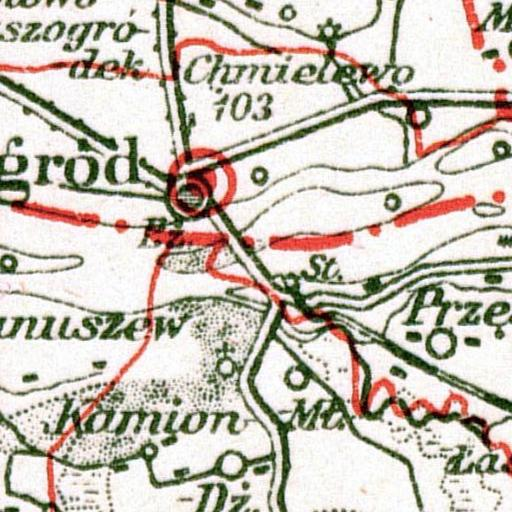
#> input picture input/MARP_17_PLOCK_1937_145.JPG, 512 x 512 px; its folder holds only this picture in this run
$ python main_colordetection.py
#> lines starting #> are read from the running program, lines starting #| are printed output that depends on the picture; after the words box and inside, x2 and y2 are one past the last pixel; in counts of white or black regions, pixels touching at a corner belong together
#> in main, image is the input picture: shape (512, 512, 3); mean B, G, R 182.3, 193.3, 200.4
### colordetector.py
# -*- coding: utf-8 -*-
"""
Color detection
"""
import cv2
import numpy as np


class ColorDetector:
    lower_red_mask_1 = np.array([0, 50, 70])
    upper_red_mask_1 = np.array([10, 255, 255])
    lower_red_mask_2 = np.array([155,25,0])
    upper_red_mask_2 = np.array([180,255,255])

    def detect_mask(self, image):
        image_hsv = cv2.cvtColor(image, cv2.COLOR_BGR2HSV)
#> image_hsv: shape (512, 512, 3); mean H, S, V 45.1, 40.6, 203.6
        mask_1 = cv2.inRange(image_hsv, self.lower_red_mask_1, self.upper_red_mask_1)
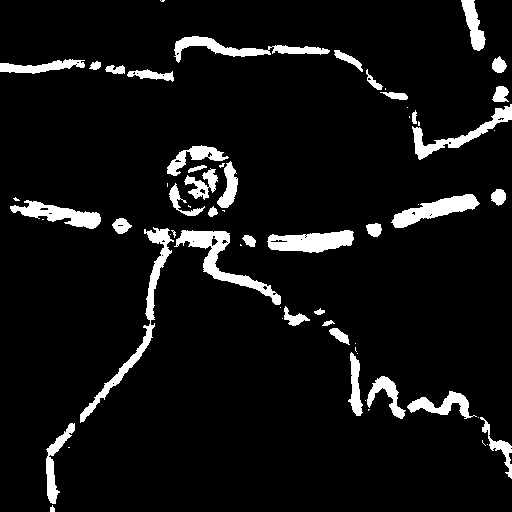
#> mask_1: shape (512, 512); 7.2% white; 65 white regions (27 under 20 px), largest, box (x1, y1, x2, y2) and area: (80, 227, 174, 423) 1739, (174, 230, 281, 305) 1702, (267, 230, 354, 253) 1363
        mask_2 = cv2.inRange(image_hsv, self.lower_red_mask_2, self.upper_red_mask_2)
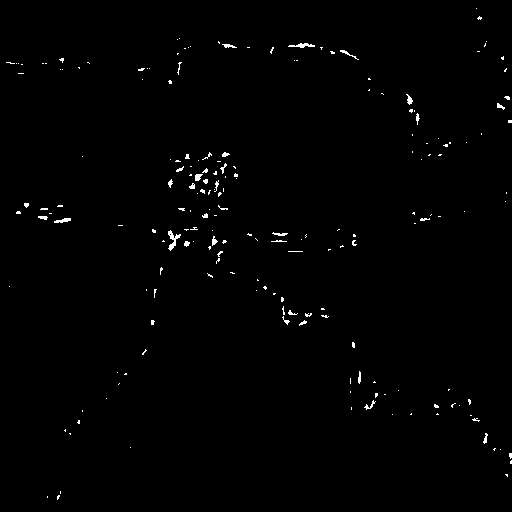
#> mask_2: shape (512, 512); 0.76% white in thin lines or dots
        return mask_1 + mask_2
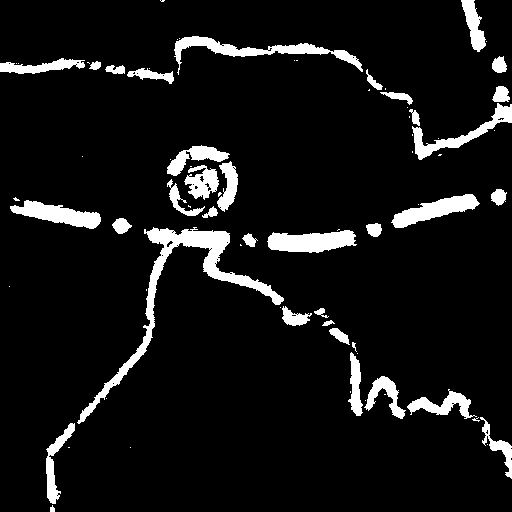
#> returned value: shape (512, 512); 7.9% white; 76 white regions (40 under 20 px), largest, box (x1, y1, x2, y2) and area: (77, 227, 284, 424) 3828, (174, 36, 363, 75) 1687, (267, 230, 357, 253) 1475

    # [4 lines left out: function detect_result, not called in this run]


### main_colordetection.py
# -*- coding: utf-8 -*-
"""
Mask creation
"""
import colordetector
import cv2
import os

def check_if_path_exist(path):
    if not os.path.isdir(path):
        os.mkdir(path)

def list_image_paths(path):
    return sorted(
        [
            os.path.join(path, fname).replace('\\', '/')
            for fname in os.listdir(path)
            if fname.endswith(".JPG")
        ]
    )

def list_image_names(path):
    return sorted(
        [
            fname
            for fname in os.listdir(path)
            if fname.endswith(".JPG")
        ]
    )

def main():
    path_input = "./input"
    path_mask = "./mask"
    path_canny = "./canny"
    color_detector = colordetector.ColorDetector()

    check_if_path_exist(path_mask)
    check_if_path_exist(path_canny)
    check_if_path_exist(path_input)

    image_paths = list_image_paths(path_input)
    image_names = list_image_names(path_input)

    for index, image_path in enumerate(image_paths):
        image = cv2.imread(image_path)

        mask = color_detector.detect_mask(image)
        cv2.imwrite(os.path.join(path_mask, image_names[index]).replace('\\', '/'), mask)

        canny = cv2.Canny(mask,100,150)
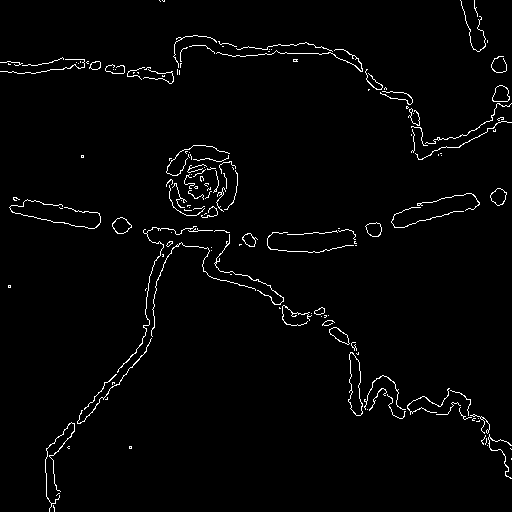
#> canny: shape (512, 512); 2.1% white in thin lines or dots
        cv2.imwrite(os.path.join(path_canny, image_names[index]).replace('\\', '/'), canny)

        print('Zapisano {} na {} masek'.format(index+1, len(image_paths)))

if __name__ == "__main__":
    main()

$ run again, on input/MARP_17_PLOCK_1937_189.JPG
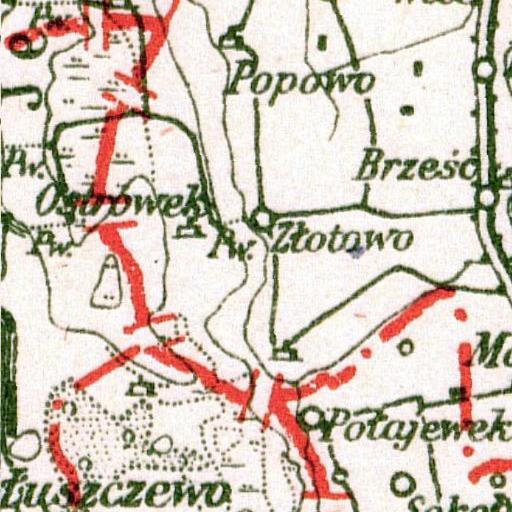
#> input picture input/MARP_17_PLOCK_1937_189.JPG, 512 x 512 px
#> in main, image is the input picture: shape (512, 512, 3); mean B, G, R 185.7, 197.9, 209.8
#> image_hsv: shape (512, 512, 3); mean H, S, V 34.6, 41.9, 211.9
#> in detect_mask, `mask_1 = cv2.inRange(image_hsv, self.lower_red_mask_1, self.upper_red_..`:
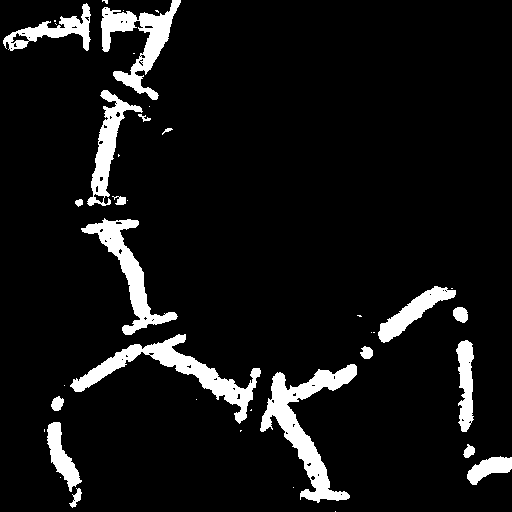
#> mask_1: shape (512, 512); 8.1% white; 40 white regions (21 under 20 px), largest, box (x1, y1, x2, y2) and area: (260, 364, 357, 503) 3942, (70, 334, 261, 424) 3511, (101, 0, 181, 100) 2729
#> mask_2: shape (512, 512); 0.53% white in thin lines or dots
#> in main, `canny = cv2.Canny(mask,100,150)`:
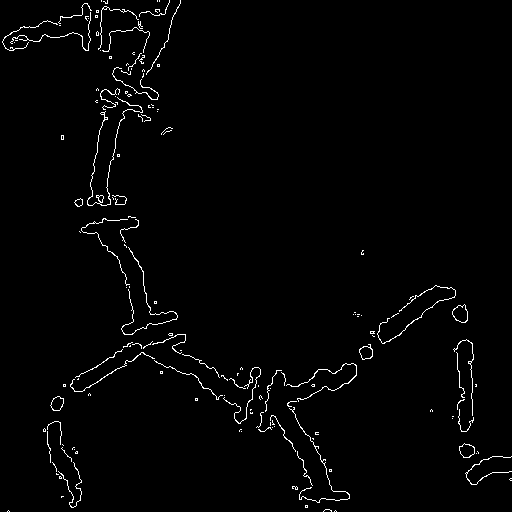
#> canny: shape (512, 512); 1.7% white in thin lines or dots

$ run again, on input/MARP_17_PLOCK_1937_211.JPG
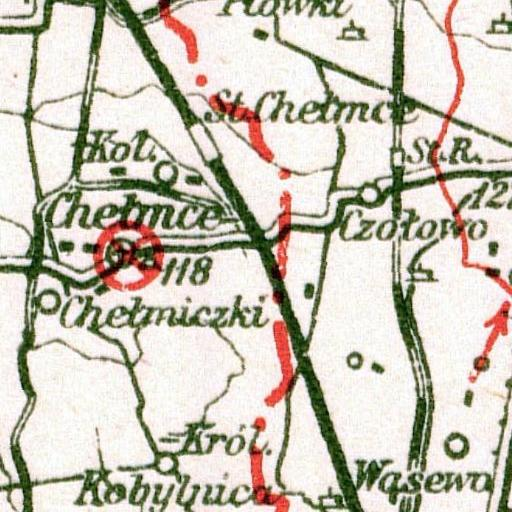
#> input picture input/MARP_17_PLOCK_1937_211.JPG, 512 x 512 px
#> in main, image is the input picture: shape (512, 512, 3); mean B, G, R 184.1, 197.2, 202.6
#> image_hsv: shape (512, 512, 3); mean H, S, V 36.1, 41.2, 205.8
#> in detect_mask, `mask_1 = cv2.inRange(image_hsv, self.lower_red_mask_1, self.upper_red_..`:
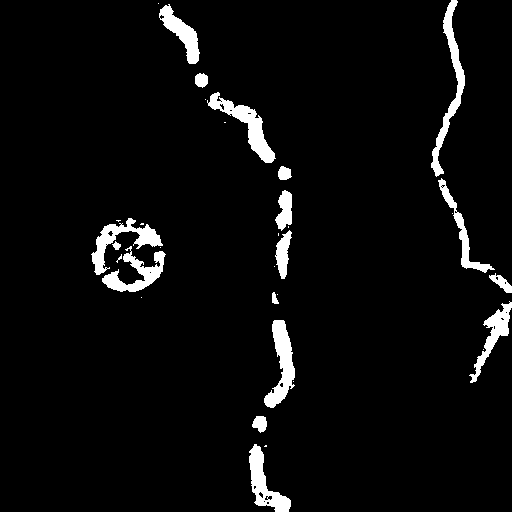
#> mask_1: shape (512, 512); 4.5% white; 33 white regions (16 under 20 px), largest, box (x1, y1, x2, y2) and area: (431, 0, 465, 177) 1366, (207, 92, 276, 163) 1309, (264, 320, 295, 408) 1275
#> mask_2: shape (512, 512); 0.37% white in thin lines or dots, all inside (x1, y1, x2, y2) = (90, 0, 512, 512)
#> in main, `canny = cv2.Canny(mask,100,150)`:
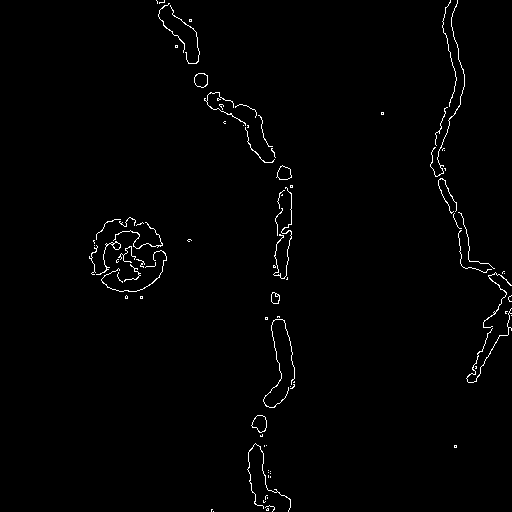
#> canny: shape (512, 512); 1.2% white in thin lines or dots, all inside (x1, y1, x2, y2) = (89, 0, 512, 512)

$ run again, on input/MARP_17_PLOCK_1937_247.JPG
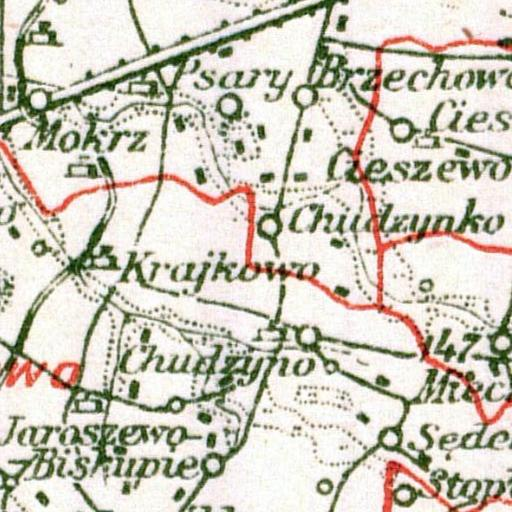
#> input picture input/MARP_17_PLOCK_1937_247.JPG, 512 x 512 px
#> in main, image is the input picture: shape (512, 512, 3); mean B, G, R 187.8, 201, 205.7
#> image_hsv: shape (512, 512, 3); mean H, S, V 36.8, 35.1, 208.6
#> in detect_mask, `mask_1 = cv2.inRange(image_hsv, self.lower_red_mask_1, self.upper_red_..`:
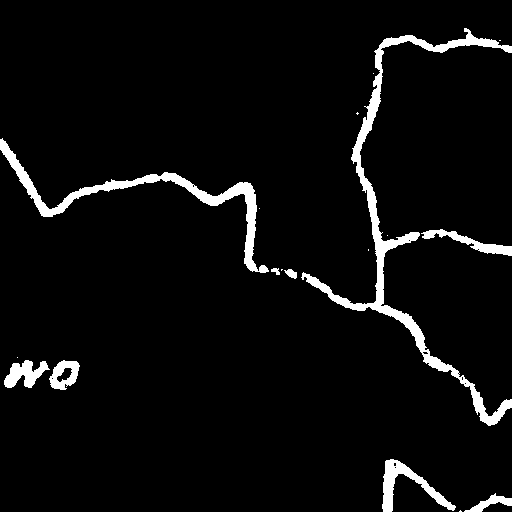
#> mask_1: shape (512, 512); 4.8% white; 18 white regions (9 under 20 px), largest, box (x1, y1, x2, y2) and area: (301, 28, 512, 426) 5597, (0, 138, 269, 273) 3355, (382, 459, 456, 512) 1128
#> mask_2: shape (512, 512); 0.26% white in thin lines or dots
#> in main, `canny = cv2.Canny(mask,100,150)`:
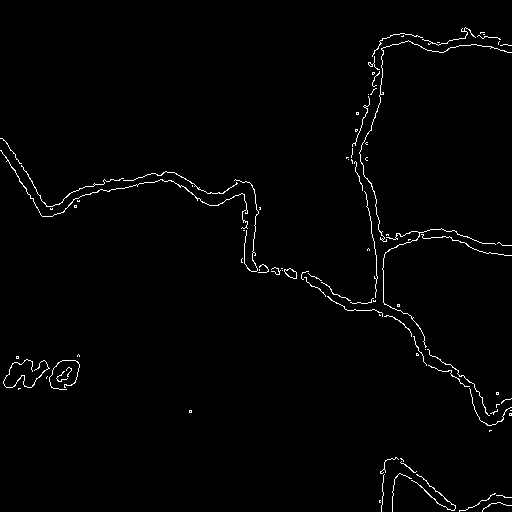
#> canny: shape (512, 512); 1.4% white in thin lines or dots

$ run again, on input/MARP_17_PLOCK_1937_148.JPG
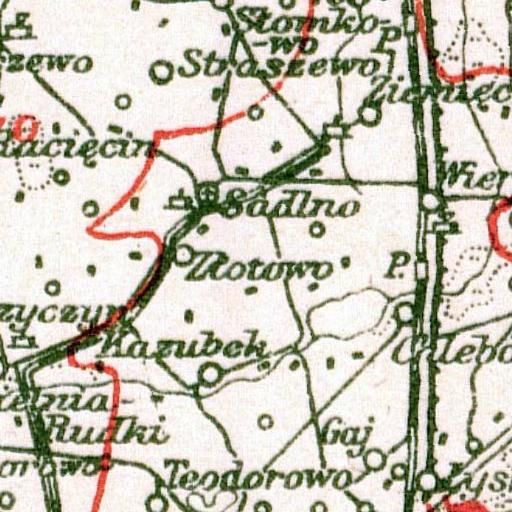
#> input picture input/MARP_17_PLOCK_1937_148.JPG, 512 x 512 px
#> in main, image is the input picture: shape (512, 512, 3); mean B, G, R 180.6, 194.5, 198.5
#> image_hsv: shape (512, 512, 3); mean H, S, V 37.3, 40.4, 201.6
#> mask_1: shape (512, 512); 3.2% white; 31 white regions (13 under 20 px), largest, box (x1, y1, x2, y2) and area: (85, 110, 246, 269) 2504, (91, 363, 122, 512) 1330, (435, 57, 512, 84) 828
#> mask_2: shape (512, 512); 0.21% white in thin lines or dots
#> in main, `canny = cv2.Canny(mask,100,150)`:
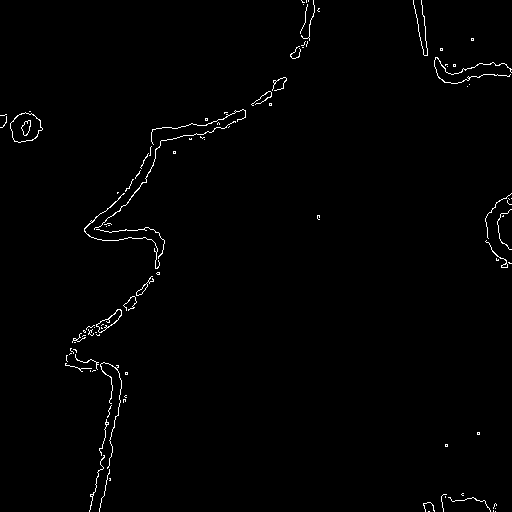
#> canny: shape (512, 512); 1% white in thin lines or dots
